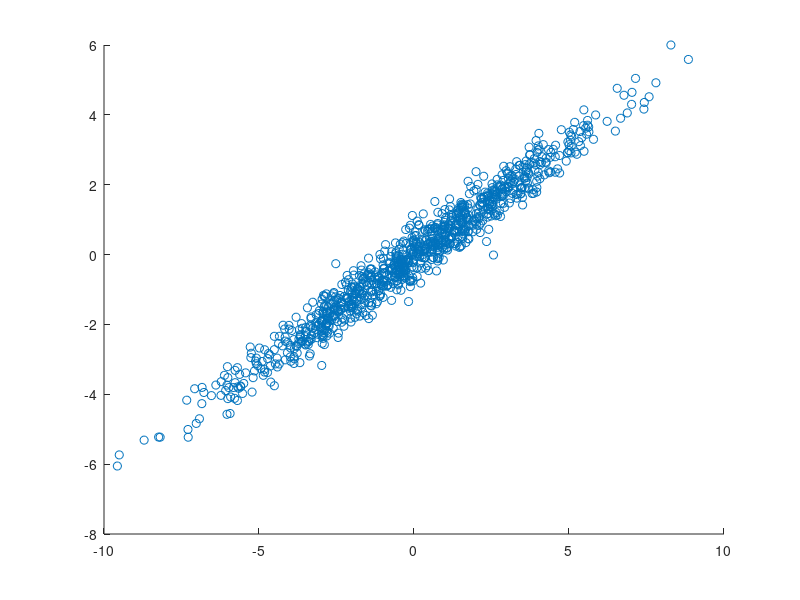

MATLAB code for this plot:
# The following code has been tested on Octave.

# x and y as iid normal 2D distribution
x = randn (1000, 1);
y = randn (1000, 1);
# scatter (xt, yt);

# an example random covariance matrix (symmetric, positive definite)
A = randn(2,2); A = A'*A; A = (A + A')/2;

# distort our centered normal distribution using A
t = A*[x, y]';
xt = t(1,:)';
yt = t(2,:)';
# and plot the result
scatter (xt, yt);
# compute its covariance matrix
C = cov(xt, yt);

# Now we can use a new point np and compute the Mahalanobis distance to our distribution
np = [0,10];

#
# Use SVD to compute singular values of the variance-covariance matrix
#
[U, S, V] = svd(C);
# Now C equals U*S*V'
# Replace the sigular values with their inverses. Attention, use Tikhonov regularization here!
Sn = diag(1./diag(S))
Ct = U*Sn*V';
# Ct represents the 'space-distortion' of our distribution of points.
# Compute the Mahalanobis distance mdist of np to C using a quadratic form.
mdist = np * Ct * np'

# Here an example. A could be:
A = [ 2.4612, 1.3870; 1.3870, 1.2047];
# The point cloud would look like this:
t = A*[x, y]';
xt = t(1,:)';
yt = t(2,:)';
scatter (xt, yt);
# and have a covariance matrix:
C = cov(xt, yt);
# The Mahalanobis computation again:
[U, S, V] = svd(C);
Sn = diag(1./diag(S))
Ct = U*Sn*V';

# And compute one scalar distance to point [5,2] (close to the distribution)
np = [5,2];
d = np * Ct * np'
# And now a point [-5,2] (farther away from the distribution)
np = [-5,2];
d = np * Ct * np'

